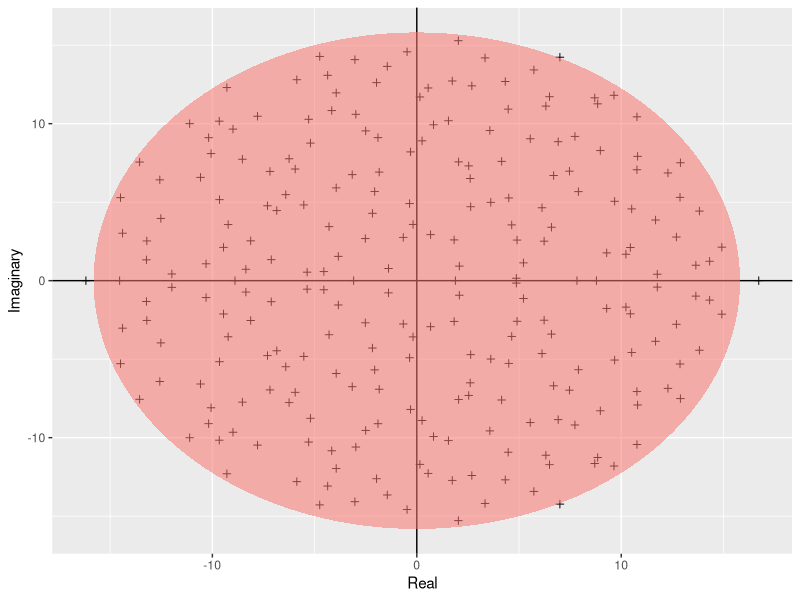

Reproduce this figure in R. (Note: this script raises an error after producing the figure.)

rm(list = ls())
require(ggplot2)
build_ellipse <- function(hradius, vradius){ # function that returns an ellipse
  npoints = 250
  a <- seq(0, 2 * pi, length = npoints + 1)
  x <- hradius * cos(a)
  y <- vradius * sin(a)  
  return(data.frame(x = x, y = y))
}

N <- 250 # Assign size of the matrix

M <- matrix(rnorm(N * N), N, N) # Build the matrix

eigvals <- eigen(M)$values # Find the eigenvalues

eigDF <- data.frame("Real" = Re(eigvals), "Imaginary" = Im(eigvals)) # Build a dataframe

my_radius <- sqrt(N) # The radius of the circle is sqrt(N)

ellDF <- build_ellipse(my_radius, my_radius) # Dataframe to plot the ellipse

names(ellDF) <- c("Real", "Imaginary") # rename the columns

# plot the eigenvalues
p <- ggplot(eigDF, aes(x = Real, y = Imaginary))
p <- p +
  geom_point(shape = I(3)) +
  theme(legend.position = "none")

# now add the vertical and horizontal line
p <- p + geom_hline(aes(yintercept = 0))
p <- p + geom_vline(aes(xintercept = 0))

# finally, add the ellipse
p <- p + geom_polygon(data = ellDF, aes(x = Real, y = Imaginary, alpha = 1/20, fill = "red"))
pdf("../result/Girko.pdf",11.7,8.3)
print(p)
dev.off()